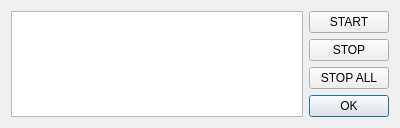
<?xml version="1.0" encoding="UTF-8"?>
<ui version="4.0">
 <class>DialogTimerManager</class>
 <widget class="QDialog" name="DialogTimerManager">
  <property name="geometry">
   <rect>
    <x>0</x>
    <y>0</y>
    <width>400</width>
    <height>128</height>
   </rect>
  </property>
  <property name="windowTitle">
   <string>Dialog</string>
  </property>
  <layout class="QGridLayout" name="gridLayout">
   <item row="0" column="0" rowspan="4">
    <widget class="QListWidget" name="listWidget"/>
   </item>
   <item row="3" column="1">
    <widget class="QPushButton" name="btnOk">
     <property name="text">
      <string>OK</string>
     </property>
    </widget>
   </item>
   <item row="1" column="1">
    <widget class="QPushButton" name="btnStop">
     <property name="text">
      <string>STOP</string>
     </property>
    </widget>
   </item>
   <item row="0" column="1">
    <widget class="QPushButton" name="btnStart">
     <property name="text">
      <string>START</string>
     </property>
    </widget>
   </item>
   <item row="2" column="1">
    <widget class="QPushButton" name="btnStopAll">
     <property name="text">
      <string>STOP ALL</string>
     </property>
    </widget>
   </item>
  </layout>
 </widget>
 <resources/>
 <connections/>
</ui>
